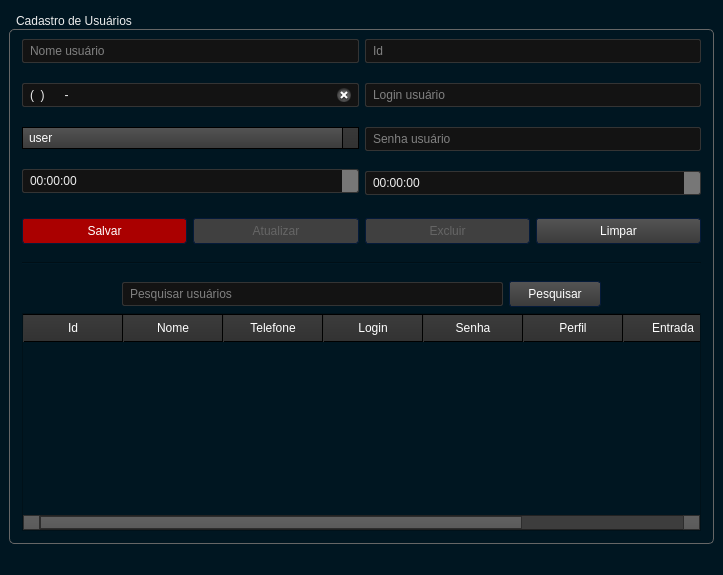
<?xml version="1.0" encoding="UTF-8"?>
<ui version="4.0">
 <class>UserMain</class>
 <widget class="QMainWindow" name="UserMain">
  <property name="geometry">
   <rect>
    <x>0</x>
    <y>0</y>
    <width>723</width>
    <height>575</height>
   </rect>
  </property>
  <property name="minimumSize">
   <size>
    <width>720</width>
    <height>575</height>
   </size>
  </property>
  <property name="windowTitle">
   <string>Cadastro de Usuários - Mehsys</string>
  </property>
  <property name="windowIcon">
   <iconset resource="../res.qrc">
    <normaloff>:/logo/img/logo_gra.png</normaloff>:/logo/img/logo_gra.png</iconset>
  </property>
  <property name="styleSheet">
   <string notr="true">QWidget
{
	background-color: rgb(0, 22, 33);
	color: #fff;
	selection-background-color: rgb(0, 50, 200);
	selection-color: #000;
}

/*-----QLabel-----*/
QLabel
{
	background-color: transparent;
	color: #fff;
}

/*-----QMenuBar-----*/
QMenuBar 
{
	background-color: qlineargradient(spread:repeat, x1:1, y1:0, x2:1, y2:1, stop:0 rgba(57, 57, 57, 255),stop:1 rgba(50, 50, 50, 255));
	border: 1px solid #000;
	color: #fff;

}

QMenuBar::item 
{
	background-color: transparent;
}


QMenuBar::item:selected 
{
	background-color: rgba(230, 80, 255, 30%);
	border: 1px solid #850085;
	color: #fff;

}


QMenuBar::item:pressed 
{
	background-color: rgb(183, 134, 32);
	border: 1px solid #850085;
	color: #fff;

}


/*-----QMenu-----*/
QMenu
{
    background-color: qlineargradient(spread:repeat, x1:1, y1:0, x2:1, y2:1, stop:0 rgba(57, 57, 57, 255),stop:1 rgba(50, 50, 50, 255));
    border: 1px solid #222;
    padding: 4px;
	color: #fff;

}


QMenu::item
{
    background-color: transparent;
    padding: 2px 20px 2px 20px;

}


QMenu::separator
{
   	background-color: rgb(183, 134, 32);
	height: 1px;

}


QMenu::item:disabled
{
    color: #555;
    background-color: transparent;
    padding: 2px 20px 2px 20px;

}


QMenu::item:selected
{
	background-color: rgba(230, 80, 255, 30%);
	border: 1px solid #850085;
	color: #fff;

}


/*-----QToolBar-----*/
QToolBar
{
	background-color: qlineargradient(spread:repeat, x1:1, y1:0, x2:1, y2:1, stop:0 rgba(69, 69, 69, 255),stop:1 rgba(58, 58, 58, 255));
	border-top: none;
	border-bottom: 1px solid #4f4f4f;
	border-left: 1px solid #4f4f4f;
	border-right: 1px solid #4f4f4f;

}


QToolBar::separator
{
	background-color: #2e2e2e;
	width: 1px;

}


/*-----QToolButton-----*/
QToolButton 
{
	background-color: transparent;
	color: #fff;
	padding: 5px;
	padding-left: 8px;
	padding-right: 8px;
	margin-left: 1px;
}


QToolButton:hover
{
	background-color: rgba(230, 80, 255, 30%);
	border: 1px solid #850085;
	color: #fff;
	
}


QToolButton:pressed
{
	background-color: qlineargradient(spread:repeat, x1:1, y1:0, x2:1, y2:1, stop:0 rgba(57, 57, 57, 255),stop:1 rgba(50, 50, 50, 255));
	border: 1px solid #850085;

}


QToolButton:checked
{
	background-color: qlineargradient(spread:repeat, x1:1, y1:0, x2:1, y2:1, stop:0 rgba(57, 57, 57, 255),stop:1 rgba(50, 50, 50, 255));
	border: 1px solid #222;
}


/*-----QPushButton-----*/
QPushButton
{
	background-color: qlineargradient(spread:repeat, x1:1, y1:0, x2:1, y2:1, stop:0 rgba(84, 84, 84, 255),stop:1 rgba(59, 59, 59, 255));
	color: #ffffff;
	min-width: 80px;
	border-style: solid;
	border-width: 1px;
	border-radius: 3px;
	border-color: #051a39;
	padding: 5px;

}


QPushButton::flat
{
	background-color: transparent;
	border: none;
	color: #fff;

}


QPushButton::disabled
{
	background-color: #404040;
	color: #656565;
	border-color: #051a39;

}


QPushButton::hover
{
	/*background-color: rgba(183, 134, 32, 20%);*/
	background-color: rgba(230, 80, 255, 30%);
	/*border: 1px solid #b78620;*/
	border: 1px solid #850085;

}


QPushButton::pressed
{
	background-color: qlineargradient(spread:repeat, x1:1, y1:0, x2:1, y2:1, stop:0 rgba(74, 74, 74, 255),stop:1 rgba(49, 49, 49, 255));
	border: 1px solid #850085;

}


QPushButton::checked
{
	background-color: qlineargradient(spread:repeat, x1:1, y1:0, x2:1, y2:1, stop:0 rgba(74, 74, 74, 255),stop:1 rgba(49, 49, 49, 255));
	border: 1px solid #222;

}


/*-----QLineEdit-----*/
QLineEdit
{
	background-color: #131313;
	color : #eee;
	border: 1px solid #343434;
	border-radius: 2px;
	padding: 3px;
	padding-left: 5px;

}


/*-----QPlainTExtEdit-----*/
QPlainTextEdit
{
	background-color: #131313;
	color : #eee;
	border: 1px solid #343434;
	border-radius: 2px;
	padding: 3px;
	padding-left: 5px;

}


/*-----QTabBar-----*/
QTabBar::tab
{
	background-color: qlineargradient(spread:repeat, x1:1, y1:0, x2:1, y2:1, stop:0 rgba(84, 84, 84, 255),stop:1 rgba(59, 59, 59, 255));
	color: #ffffff;
	border-style: solid;
	border-width: 1px;
	border-color: #666;
	border-bottom: none;
	padding: 5px;
	padding-left: 15px;
	padding-right: 15px;

}


QTabWidget::pane 
{
	background-color: red;
	border: 1px solid #666;
	top: 1px;

}


QTabBar::tab:last
{
	margin-right: 0; 

}


QTabBar::tab:first:!selected
{
	background-color: #0c0c0d;
	margin-left: 0px;

}


QTabBar::tab:!selected
{
	color: #b1b1b1;
	border-bottom-style: solid;
	background-color: #0c0c0d;

}


QTabBar::tab:selected
{
	margin-bottom: 0px;

}


QTabBar::tab:!selected:hover
{
	border-top-color: #850085;

}


/*-----QComboBox-----*/
QComboBox
{
    background-color: qlineargradient(spread:repeat, x1:1, y1:0, x2:1, y2:1, stop:0 rgba(84, 84, 84, 255),stop:1 rgba(59, 59, 59, 255));
    border: 1px solid #000;
    padding-left: 6px;
    color: #ffffff;
    height: 20px;

}


QComboBox::disabled
{
	background-color: #404040;
	color: #656565;
	border-color: #051a39;

}


QComboBox:on
{
    background-color: #850085;
	color: #000;

}


QComboBox QAbstractItemView
{
    background-color: #383838;
    color: #ffffff;
    border: 1px solid black;
    selection-background-color: #850085;
    outline: 0;

}


QComboBox::drop-down
{
	background-color: qlineargradient(spread:repeat, x1:1, y1:0, x2:1, y2:1, stop:0 rgba(57, 57, 57, 255),stop:1 rgba(50, 50, 50, 255));
    subcontrol-origin: padding;
    subcontrol-position: top right;
    width: 15px;
    border-left-width: 1px;
    border-left-color: black;
    border-left-style: solid; 

}


QComboBox::down-arrow
{
    width: 8px;
    height: 8px;
}


/*-----QSpinBox &amp; QDateTimeEdit-----*/
QSpinBox,
QDateTimeEdit 
{
    background-color: #131313;
	color : #eee;
	border: 1px solid #343434;
	padding: 3px;
	padding-left: 5px;
    border-radius : 2px;

}


QSpinBox::up-button, 
QDateTimeEdit::up-button
{
	border-top-right-radius:2px;
	background-color: #777777;
    width: 16px; 
    border-width: 1px;

}


QSpinBox::up-button:hover, 
QDateTimeEdit::up-button:hover
{
	background-color: #585858;

}


QSpinBox::up-button:pressed, 
QDateTimeEdit::up-button:pressed
{
	background-color: #252525;
    width: 16px; 
    border-width: 1px;

}


QSpinBox::up-arrow,
QDateTimeEdit::up-arrow
{
    width: 7px;
    height: 7px;

}


QSpinBox::down-button, 
QDateTimeEdit::down-button
{
	border-bottom-right-radius:2px;
	background-color: #777777;
    width: 16px; 
    border-width: 1px;

}


QSpinBox::down-button:hover, 
QDateTimeEdit::down-button:hover
{
	background-color: #585858;

}


QSpinBox::down-button:pressed, 
QDateTimeEdit::down-button:pressed
{
	background-color: #252525;
    width: 16px; 
    border-width: 1px;

}


QSpinBox::down-arrow,
QDateTimeEdit::down-arrow
{

    width: 7px;
    height: 7px;

}


/*-----QGroupBox-----*/
QGroupBox 
{
    border: 1px solid;
    border-color: #666666;
	border-radius: 5px;
    margin-top: 20px;

}


QGroupBox::title  
{
    background-color: transparent;
    color: #eee;
    subcontrol-origin: margin;
    padding: 5px;
	border-top-left-radius: 3px;
	border-top-right-radius: 3px;

}


/*-----QHeaderView-----*/
QHeaderView::section
{
    background-color: qlineargradient(spread:repeat, x1:1, y1:0, x2:1, y2:1, stop:0 rgba(60, 60, 60, 255),stop:1 rgba(50, 50, 50, 255));
	border: 1px solid #000;
    color: #fff;
    text-align: left;
	padding: 4px;
	
}


QHeaderView::section:disabled
{
    background-color: #525251;
    color: #656565;

}


QHeaderView::section:checked
{
    background-color: qlineargradient(spread:repeat, x1:1, y1:0, x2:1, y2:1, stop:0 rgba(60, 60, 60, 255),stop:1 rgba(50, 50, 50, 255));
    color: #fff;

}


QHeaderView::section::vertical::first,
QHeaderView::section::vertical::only-one
{
    border-top: 1px solid #353635;

}


QHeaderView::section::vertical
{
    border-top: 1px solid #353635;

}


QHeaderView::section::horizontal::first,
QHeaderView::section::horizontal::only-one
{
    border-left: 1px solid #353635;

}


QHeaderView::section::horizontal
{
    border-left: 1px solid #353635;

}


QTableCornerButton::section
{
    background-color: qlineargradient(spread:repeat, x1:1, y1:0, x2:1, y2:1, stop:0 rgba(60, 60, 60, 255),stop:1 rgba(50, 50, 50, 255));
	border: 1px solid #000;
    color: #fff;

}


/*-----QTreeWidget-----*/
QTreeView
{
	show-decoration-selected: 1;
	alternate-background-color: rgb(0, 22, 33);
	selection-color: #fff;
	background-color: #2d2d2d;
	border: 1px solid gray;
	padding-top : 5px;
	color: #fff;
	font: 8pt;

}


QTreeView::item:selected
{
	color:#fff;
	background-color: #850085;
	border-radius: 0px;

}


QTreeView::item:!selected:hover
{
    background-color: #262626;
    border: none;
    color: white;

}

/*-----QListView-----*/
QListView 
{
	background-color: qlineargradient(spread:repeat, x1:1, y1:0, x2:1, y2:1, stop:0 rgba(83, 83, 83, 255),stop:0.293269 rgba(81, 81, 81, 255),stop:0.634615 rgba(79, 79, 79, 255),stop:1 rgba(83, 83, 83, 255));
    border : none;
    color: white;
    show-decoration-selected: 1; 
    outline: 0;
	border: 1px solid gray;

}


QListView::disabled 
{
	background-color: #656565;
	color: #1b1b1b;
    border: 1px solid #656565;

}


QListView::item 
{
	background-color: #2d2d2d;
    padding: 1px;

}


QListView::item:alternate 
{
    background-color: rgb(0, 22, 33);

}


QListView::item:selected 
{
	background-color: #850085;
	border: 1px solid #850085;
	color: #fff;

}


QListView::item:selected:!active 
{
	background-color: #850085;
	border: 1px solid #850085;
	color: #fff;

}


QListView::item:selected:active 
{
	background-color: #850085;
	border: 1px solid #850085;
	color: #fff;

}


QListView::item:hover {
    background-color: #262626;
    border: none;
    color: white;

}


/*-----QCheckBox-----*/
QCheckBox
{
	background-color: transparent;
    color: lightgray;
	border: none;

}


QCheckBox::indicator
{
    background-color: #323232;
    border: 1px solid darkgray;
    width: 12px;
    height: 12px;

}


QCheckBox::indicator:checked
{
    background-color: #850085;
    border: 1px solid #3a546e;

}


QCheckBox::indicator:unchecked:hover
{
	border: 1px solid #850085; 

}


QCheckBox::disabled
{
	color: #656565;

}


QCheckBox::indicator:disabled
{
	background-color: #656565;
	color: #656565;
    border: 1px solid #656565;

}


/*-----QRadioButton-----*/
QRadioButton 
{
	color: lightgray;
	background-color: transparent;

}


QRadioButton::indicator::unchecked:hover 
{
	background-color: lightgray;
	border: 2px solid #850085;
	border-radius: 6px;
}


QRadioButton::indicator::checked 
{
	border: 2px solid #850085;
	border-radius: 6px;
	background-color: rgba(183,134,32,20%);  
	width: 9px; 
	height: 9px; 

}


/*-----QSlider-----*/
QSlider::groove:horizontal 
{
	background-color: transparent;
	height: 3px;

}


QSlider::sub-page:horizontal 
{
	background-color: #850085;

}


QSlider::add-page:horizontal 
{
	background-color: #131313;

}


QSlider::handle:horizontal 
{
	background-color: #850085;
	width: 14px;
	margin-top: -6px;
	margin-bottom: -6px;
	border-radius: 6px;

}


QSlider::handle:horizontal:hover 
{
	background-color: #d89e25;
	border-radius: 6px;

}


QSlider::sub-page:horizontal:disabled 
{
	background-color: #bbb;
	border-color: #999;

}


QSlider::add-page:horizontal:disabled 
{
	background-color: #eee;
	border-color: #999;

}


QSlider::handle:horizontal:disabled 
{
	background-color: #eee;
	border: 1px solid #aaa;
	border-radius: 3px;

}


/*-----QScrollBar-----*/
QScrollBar:horizontal
{
    border: 1px solid #222222;
    background-color: #3d3d3d;
    height: 15px;
    margin: 0px 16px 0 16px;

}


QScrollBar::handle:horizontal
{
	background-color: qlineargradient(spread:repeat, x1:1, y1:0, x2:1, y2:1, stop:0 rgba(97, 97, 97, 255),stop:1 rgba(90, 90, 90, 255));
	border: 1px solid #2d2d2d;
    min-height: 20px;

}


QScrollBar::add-line:horizontal
{
	background-color: qlineargradient(spread:repeat, x1:1, y1:0, x2:1, y2:1, stop:0 rgba(97, 97, 97, 255),stop:1 rgba(90, 90, 90, 255));
	border: 1px solid #2d2d2d;
    width: 15px;
    subcontrol-position: right;
    subcontrol-origin: margin;

}


QScrollBar::sub-line:horizontal
{
	background-color: qlineargradient(spread:repeat, x1:1, y1:0, x2:1, y2:1, stop:0 rgba(97, 97, 97, 255),stop:1 rgba(90, 90, 90, 255));
	border: 1px solid #2d2d2d;
    width: 15px;
    subcontrol-position: left;
    subcontrol-origin: margin;

}


QScrollBar::right-arrow:horizontal
{
    width: 6px;
    height: 6px;

}


QScrollBar::left-arrow:horizontal
{
    width: 6px;
    height: 6px;

}


QScrollBar::add-page:horizontal, QScrollBar::sub-page:horizontal
{
    background: none;

}


QScrollBar:vertical
{
    background-color: #3d3d3d;
    width: 16px;
	border: 1px solid #2d2d2d;
    margin: 16px 0px 16px 0px;

}


QScrollBar::handle:vertical
{
    background-color: qlineargradient(spread:repeat, x1:1, y1:0, x2:1, y2:1, stop:0 rgba(97, 97, 97, 255),stop:1 rgba(90, 90, 90, 255));
	border: 1px solid #2d2d2d;
    min-height: 20px;

}


QScrollBar::add-line:vertical
{
	background-color: qlineargradient(spread:repeat, x1:1, y1:0, x2:1, y2:1, stop:0 rgba(97, 97, 97, 255),stop:1 rgba(90, 90, 90, 255));
	border: 1px solid #2d2d2d;
    height: 15px;
    subcontrol-position: bottom;
    subcontrol-origin: margin;

}


QScrollBar::sub-line:vertical
{
	background-color: qlineargradient(spread:repeat, x1:1, y1:0, x2:1, y2:1, stop:0 rgba(97, 97, 97, 255),stop:1 rgba(90, 90, 90, 255));
	border: 1px solid #2d2d2d;
    height: 15px;
    subcontrol-position: top;
    subcontrol-origin: margin;

}


QScrollBar::up-arrow:vertical
{
    width: 6px;
    height: 6px;

}


QScrollBar::down-arrow:vertical
{
    width: 6px;
    height: 6px;

}


QScrollBar::add-page:vertical, QScrollBar::sub-page:vertical
{
    background: none;

}


/*-----QProgressBar-----*/
QProgressBar
{
    border: 1px solid #666666;
    text-align: center;
	color: #000;
	font-weight: bold;

}


QProgressBar::chunk
{
    background-color: #850085;
    width: 30px;
    margin: 0.5px;

}
</string>
  </property>
  <widget class="QWidget" name="centralwidget">
   <layout class="QVBoxLayout" name="verticalLayout">
    <item>
     <widget class="QGroupBox" name="groupBox">
      <property name="title">
       <string>Cadastro de Usuários</string>
      </property>
      <property name="flat">
       <bool>false</bool>
      </property>
      <layout class="QVBoxLayout" name="verticalLayout_2">
       <property name="leftMargin">
        <number>12</number>
       </property>
       <property name="rightMargin">
        <number>12</number>
       </property>
       <property name="bottomMargin">
        <number>12</number>
       </property>
       <item>
        <layout class="QHBoxLayout" name="horizontalLayout_9">
         <property name="leftMargin">
          <number>0</number>
         </property>
         <property name="topMargin">
          <number>0</number>
         </property>
         <property name="rightMargin">
          <number>0</number>
         </property>
         <property name="bottomMargin">
          <number>1</number>
         </property>
         <item>
          <layout class="QVBoxLayout" name="verticalLayout_5">
           <property name="spacing">
            <number>20</number>
           </property>
           <item>
            <widget class="QLineEdit" name="txtNom_usu">
             <property name="statusTip">
              <string>*Digite o nome completo do usuário</string>
             </property>
             <property name="maxLength">
              <number>100</number>
             </property>
             <property name="placeholderText">
              <string>Nome usuário</string>
             </property>
             <property name="clearButtonEnabled">
              <bool>true</bool>
             </property>
            </widget>
           </item>
           <item>
            <widget class="QLineEdit" name="txtTel_usu">
             <property name="statusTip">
              <string>*Telefone do usuário</string>
             </property>
             <property name="inputMask">
              <string>(##) #####-####</string>
             </property>
             <property name="placeholderText">
              <string>Telefone usuário</string>
             </property>
             <property name="clearButtonEnabled">
              <bool>true</bool>
             </property>
            </widget>
           </item>
           <item>
            <widget class="QComboBox" name="cbbPer_usu">
             <property name="statusTip">
              <string>*Escolha o perfil do usuário(admin=acesso total, user=acesso parcial do sistema)</string>
             </property>
             <property name="currentText">
              <string>user</string>
             </property>
             <property name="currentIndex">
              <number>0</number>
             </property>
             <property name="placeholderText">
              <string>Perfil do usuário</string>
             </property>
             <item>
              <property name="text">
               <string>user</string>
              </property>
             </item>
             <item>
              <property name="text">
               <string>admin</string>
              </property>
             </item>
            </widget>
           </item>
           <item>
            <widget class="QTimeEdit" name="timInicio">
             <property name="statusTip">
              <string>Início de horário de trabalho</string>
             </property>
            </widget>
           </item>
          </layout>
         </item>
         <item>
          <layout class="QVBoxLayout" name="verticalLayout_6">
           <property name="spacing">
            <number>20</number>
           </property>
           <item>
            <widget class="QLineEdit" name="txtID_usu">
             <property name="enabled">
              <bool>false</bool>
             </property>
             <property name="statusTip">
              <string>Código do usuário</string>
             </property>
             <property name="placeholderText">
              <string>Id</string>
             </property>
            </widget>
           </item>
           <item>
            <widget class="QLineEdit" name="txtLog_usu">
             <property name="statusTip">
              <string>*Crie um nome de login para acesso ao sistema com pelo menos 4 caractéres</string>
             </property>
             <property name="maxLength">
              <number>20</number>
             </property>
             <property name="placeholderText">
              <string>Login usuário</string>
             </property>
             <property name="clearButtonEnabled">
              <bool>true</bool>
             </property>
            </widget>
           </item>
           <item>
            <widget class="QLineEdit" name="txtSen_usu">
             <property name="statusTip">
              <string>*Crie uma senha com pelo menos 4 caractéres (não esqueça a senha, senhas são criptografadas)</string>
             </property>
             <property name="maxLength">
              <number>20</number>
             </property>
             <property name="echoMode">
              <enum>QLineEdit::Password</enum>
             </property>
             <property name="placeholderText">
              <string>Senha usuário</string>
             </property>
             <property name="clearButtonEnabled">
              <bool>true</bool>
             </property>
            </widget>
           </item>
           <item>
            <widget class="QTimeEdit" name="timFim">
             <property name="statusTip">
              <string>Fim de horário de trabalho</string>
             </property>
            </widget>
           </item>
          </layout>
         </item>
        </layout>
       </item>
       <item>
        <layout class="QHBoxLayout" name="horizontalLayout_8">
         <property name="leftMargin">
          <number>0</number>
         </property>
         <property name="topMargin">
          <number>16</number>
         </property>
         <property name="rightMargin">
          <number>0</number>
         </property>
         <property name="bottomMargin">
          <number>12</number>
         </property>
         <item>
          <widget class="QPushButton" name="btnSal_usu">
           <property name="cursor">
            <cursorShape>PointingHandCursor</cursorShape>
           </property>
           <property name="statusTip">
            <string>Cadastrar novo profissional</string>
           </property>
           <property name="styleSheet">
            <string notr="true">background-color: rgb(170, 0, 0);
color: rgb(255, 255, 255);</string>
           </property>
           <property name="text">
            <string>Salvar</string>
           </property>
           <property name="icon">
            <iconset resource="../res.qrc">
             <normaloff>:/icons/img/salvar.png</normaloff>:/icons/img/salvar.png</iconset>
           </property>
          </widget>
         </item>
         <item>
          <widget class="QPushButton" name="btnAtu_usu">
           <property name="enabled">
            <bool>false</bool>
           </property>
           <property name="cursor">
            <cursorShape>PointingHandCursor</cursorShape>
           </property>
           <property name="statusTip">
            <string>Atualizar usuário</string>
           </property>
           <property name="text">
            <string>Atualizar</string>
           </property>
           <property name="icon">
            <iconset resource="../res.qrc">
             <normaloff>:/icons/img/refresh.png</normaloff>:/icons/img/refresh.png</iconset>
           </property>
          </widget>
         </item>
         <item>
          <widget class="QPushButton" name="btnDel_usu">
           <property name="enabled">
            <bool>false</bool>
           </property>
           <property name="cursor">
            <cursorShape>PointingHandCursor</cursorShape>
           </property>
           <property name="statusTip">
            <string>Excluir usuário(você não pode deletar à si próprio)</string>
           </property>
           <property name="text">
            <string>Excluir</string>
           </property>
           <property name="icon">
            <iconset resource="../res.qrc">
             <normaloff>:/icons/img/edit-delete.png</normaloff>:/icons/img/edit-delete.png</iconset>
           </property>
          </widget>
         </item>
         <item>
          <widget class="QPushButton" name="btnLim_usu">
           <property name="cursor">
            <cursorShape>PointingHandCursor</cursorShape>
           </property>
           <property name="statusTip">
            <string>Limpar campos para poder cadastrar novo profissional</string>
           </property>
           <property name="text">
            <string>Limpar</string>
           </property>
           <property name="icon">
            <iconset resource="../res.qrc">
             <normaloff>:/icons/img/limpar.png</normaloff>:/icons/img/limpar.png</iconset>
           </property>
          </widget>
         </item>
        </layout>
       </item>
       <item>
        <widget class="Line" name="line_3">
         <property name="maximumSize">
          <size>
           <width>10000</width>
           <height>16777215</height>
          </size>
         </property>
         <property name="layoutDirection">
          <enum>Qt::LeftToRight</enum>
         </property>
         <property name="orientation">
          <enum>Qt::Horizontal</enum>
         </property>
        </widget>
       </item>
       <item>
        <layout class="QHBoxLayout" name="horizontalLayout_7">
         <property name="leftMargin">
          <number>100</number>
         </property>
         <property name="topMargin">
          <number>10</number>
         </property>
         <property name="rightMargin">
          <number>100</number>
         </property>
         <property name="bottomMargin">
          <number>0</number>
         </property>
         <item>
          <widget class="QLineEdit" name="txtPesUsu_usu">
           <property name="statusTip">
            <string>Pesquisar usuários por nome</string>
           </property>
           <property name="placeholderText">
            <string>Pesquisar usuários</string>
           </property>
           <property name="clearButtonEnabled">
            <bool>true</bool>
           </property>
          </widget>
         </item>
         <item>
          <widget class="QPushButton" name="btnPesUsu_usu">
           <property name="cursor">
            <cursorShape>PointingHandCursor</cursorShape>
           </property>
           <property name="statusTip">
            <string>Pesquisar usuário por nome</string>
           </property>
           <property name="text">
            <string>Pesquisar</string>
           </property>
           <property name="icon">
            <iconset resource="../res.qrc">
             <normaloff>:/icons/img/pesquisar.png</normaloff>:/icons/img/pesquisar.png</iconset>
           </property>
          </widget>
         </item>
        </layout>
       </item>
       <item>
        <widget class="QTableWidget" name="table_user">
         <property name="statusTip">
          <string>Selecione algum profissional para atualizar ou excluir(você não pode deletar a si próprio)</string>
         </property>
         <column>
          <property name="text">
           <string>Id</string>
          </property>
         </column>
         <column>
          <property name="text">
           <string>Nome</string>
          </property>
         </column>
         <column>
          <property name="text">
           <string>Telefone</string>
          </property>
         </column>
         <column>
          <property name="text">
           <string>Login</string>
          </property>
         </column>
         <column>
          <property name="text">
           <string>Senha</string>
          </property>
         </column>
         <column>
          <property name="text">
           <string>Perfil</string>
          </property>
         </column>
         <column>
          <property name="text">
           <string>Entrada</string>
          </property>
         </column>
         <column>
          <property name="text">
           <string>Saída</string>
          </property>
         </column>
        </widget>
       </item>
      </layout>
     </widget>
    </item>
   </layout>
  </widget>
  <widget class="QStatusBar" name="statusbar"/>
 </widget>
 <resources>
  <include location="../res.qrc"/>
 </resources>
 <connections/>
</ui>
